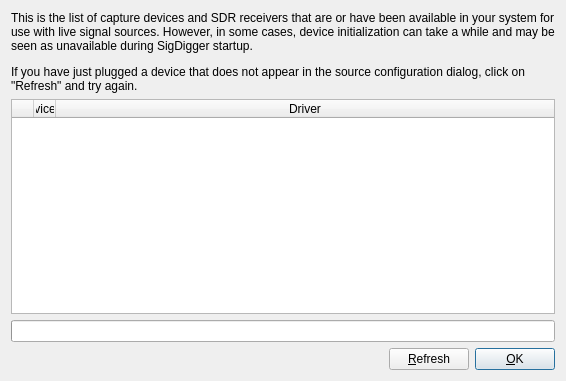
<?xml version="1.0" encoding="UTF-8"?>
<ui version="4.0">
 <class>DeviceDialog</class>
 <widget class="QDialog" name="DeviceDialog">
  <property name="windowModality">
   <enum>Qt::ApplicationModal</enum>
  </property>
  <property name="geometry">
   <rect>
    <x>0</x>
    <y>0</y>
    <width>566</width>
    <height>381</height>
   </rect>
  </property>
  <property name="windowTitle">
   <string>Capture devices</string>
  </property>
  <property name="modal">
   <bool>true</bool>
  </property>
  <layout class="QGridLayout" name="gridLayout">
   <item row="3" column="1">
    <spacer name="horizontalSpacer">
     <property name="orientation">
      <enum>Qt::Horizontal</enum>
     </property>
     <property name="sizeHint" stdset="0">
      <size>
       <width>40</width>
       <height>20</height>
      </size>
     </property>
    </spacer>
   </item>
   <item row="3" column="2">
    <widget class="QPushButton" name="refreshButton">
     <property name="text">
      <string>&amp;Refresh</string>
     </property>
    </widget>
   </item>
   <item row="3" column="3">
    <widget class="QPushButton" name="okButton">
     <property name="text">
      <string>&amp;OK</string>
     </property>
     <property name="default">
      <bool>true</bool>
     </property>
    </widget>
   </item>
   <item row="0" column="0" colspan="4">
    <widget class="QLabel" name="label">
     <property name="text">
      <string>&lt;html&gt;&lt;head/&gt;&lt;body&gt;&lt;p&gt;This is the list of capture devices and SDR receivers that are or have been available in your system for use with live signal sources. However, in some cases, device initialization can take a while and may be seen as unavailable during SigDigger startup.&lt;/p&gt;&lt;p&gt;If you have just plugged a device that does not appear in the source configuration dialog, click on &amp;quot;Refresh&amp;quot; and try again.&lt;/p&gt;&lt;/body&gt;&lt;/html&gt;</string>
     </property>
     <property name="wordWrap">
      <bool>true</bool>
     </property>
    </widget>
   </item>
   <item row="2" column="0" colspan="4">
    <widget class="QProgressBar" name="refreshProgress">
     <property name="maximum">
      <number>1</number>
     </property>
     <property name="value">
      <number>-1</number>
     </property>
     <property name="textVisible">
      <bool>true</bool>
     </property>
     <property name="invertedAppearance">
      <bool>false</bool>
     </property>
     <property name="format">
      <string>Loading</string>
     </property>
    </widget>
   </item>
   <item row="1" column="0" colspan="4">
    <widget class="QTableWidget" name="deviceTable">
     <property name="selectionMode">
      <enum>QAbstractItemView::SingleSelection</enum>
     </property>
     <property name="selectionBehavior">
      <enum>QAbstractItemView::SelectRows</enum>
     </property>
     <property name="showGrid">
      <bool>false</bool>
     </property>
     <property name="sortingEnabled">
      <bool>true</bool>
     </property>
     <property name="columnCount">
      <number>3</number>
     </property>
     <attribute name="horizontalHeaderCascadingSectionResizes">
      <bool>true</bool>
     </attribute>
     <attribute name="horizontalHeaderDefaultSectionSize">
      <number>22</number>
     </attribute>
     <attribute name="horizontalHeaderHighlightSections">
      <bool>false</bool>
     </attribute>
     <attribute name="horizontalHeaderMinimumSectionSize">
      <number>16</number>
     </attribute>
     <attribute name="horizontalHeaderStretchLastSection">
      <bool>true</bool>
     </attribute>
     <attribute name="verticalHeaderVisible">
      <bool>false</bool>
     </attribute>
     <column>
      <property name="text">
       <string> </string>
      </property>
     </column>
     <column>
      <property name="text">
       <string>Device ID</string>
      </property>
     </column>
     <column>
      <property name="text">
       <string>Driver</string>
      </property>
     </column>
    </widget>
   </item>
  </layout>
 </widget>
 <resources/>
 <connections/>
</ui>
